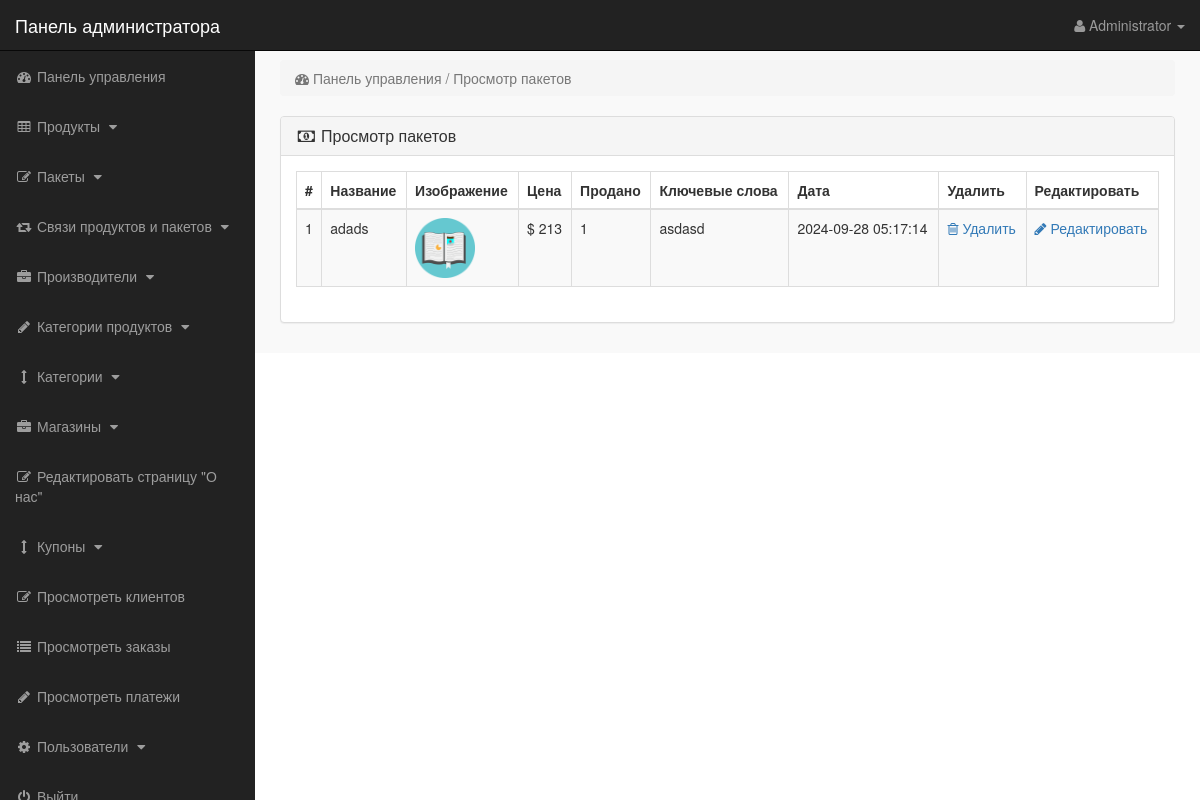
The page /admin_area/index.php?view_bundles (signed in) on the database its author committed.
### tables this page shows
CREATE TABLE `products` (
  `product_id` int(10) NOT NULL,
  `p_cat_id` int(10) NOT NULL,
  `cat_id` int(10) NOT NULL,
  `manufacturer_id` int(10) NOT NULL,
  `date` timestamp NOT NULL DEFAULT current_timestamp() ON UPDATE current_timestamp(),
  `product_title` mediumtext NOT NULL,
  `product_url` mediumtext NOT NULL,
  `product_img1` mediumtext NOT NULL,
  `product_img2` mediumtext NOT NULL,
  `product_img3` mediumtext NOT NULL,
  `product_price` int(10) NOT NULL,
  `product_psp_price` int(100) NOT NULL,
  `product_desc` mediumtext NOT NULL,
  `product_features` mediumtext NOT NULL,
  `product_video` mediumtext NOT NULL,
  `product_keywords` mediumtext NOT NULL,
  `product_label` mediumtext NOT NULL,
  `status` varchar(255) NOT NULL
);

### admin_area/view_bundles.php (the view)
<?php
if (!isset($_SESSION['admin_email'])) {
    echo "<script>window.open('login.php','_self')</script>";
} else {
?>
<div class="row">
    <div class="col-lg-12">
        <ol class="breadcrumb">
            <li class="active">
                <i class="fa fa-dashboard"></i> Панель управления / Просмотр пакетов
            </li>
        </ol>
    </div>
</div>
<div class="row">
    <div class="col-lg-12">
        <div class="panel panel-default">
            <div class="panel-heading">
                <h3 class="panel-title">
                    <i class="fa fa-money fa-fw"></i> Просмотр пакетов
                </h3>
            </div>
            <div class="panel-body">
                <div class="table-responsive">
                    <table class="table table-bordered table-hover table-striped">
                        <thead>
                            <tr>
                                <th>#</th>
                                <th>Название</th>
                                <th>Изображение</th>
                                <th>Цена</th>
                                <th>Продано</th>
                                <th>Ключевые слова</th>
                                <th>Дата</th>
                                <th>Удалить</th>
                                <th>Редактировать</th>
                            </tr>
                        </thead>
                        <tbody>
                            <?php
                            $i = 0;
                            $get_pro = "select * from products where status='bundle'";
                            $run_pro = mysqli_query($con, $get_pro);
                            while ($row_pro = mysqli_fetch_array($run_pro)) {
                                $pro_id = $row_pro['product_id'];
                                $pro_title = $row_pro['product_title'];
                                $pro_image = $row_pro['product_img1'];
                                $pro_price = $row_pro['product_price'];
                                $pro_keywords = $row_pro['product_keywords'];
                                $pro_date = $row_pro['date'];
                                $i++;
                            ?>
                            <tr>
                                <td><?php echo $i; ?></td>
                                <td><?php echo $pro_title; ?></td>
                                <td><img src="product_images/<?php echo $pro_image; ?>" width="60" height="60"></td>
                                <td>$ <?php echo $pro_price; ?></td>
                                <td>
                                    <?php
                                    $get_sold = "select * from pending_orders where product_id='$pro_id'";
                                    $run_sold = mysqli_query($con, $get_sold);
                                    $count = mysqli_num_rows($run_sold);
                                    echo $count;
                                    ?>
                                </td>
                                <td><?php echo $pro_keywords; ?></td>
                                <td><?php echo $pro_date; ?></td>
                                <td>
                                    <a href="index.php?delete_bundle=<?php echo $pro_id; ?>">
                                        <i class="fa fa-trash-o"></i> Удалить
                                    </a>
                                </td>
                                <td>
                                    <a href="index.php?edit_bundle=<?php echo $pro_id; ?>">
                                        <i class="fa fa-pencil"></i> Редактировать
                                    </a>
                                </td>
                            </tr>
                            <?php } ?>
                        </tbody>
                    </table>
                </div>
            </div>
        </div>
    </div>
</div>
<?php } ?>

### admin_area/includes/sidebar.php (shortened to what this page needs)
<?php
if (!isset($_SESSION['admin_email'])) {
    echo "<script>window.open('login.php','_self')</script>";
} else {
    ?>
    <nav class="navbar navbar-inverse navbar-fixed-top">
        <div class="navbar-header">
            <a class="navbar-brand" href="index.php?dashboard">Панель администратора</a>
        </div>
        <ul class="nav navbar-right top-nav">
            <li class="dropdown">
                <a href="#" class="dropdown-toggle" data-toggle="dropdown">
                    <i class="fa fa-user"></i>
                    <?php echo $admin_name; ?> <b class="caret"></b>
                </a>
            </li>
        </ul>
        <div class="collapse navbar-collapse navbar-ex1-collapse">
            <ul class="nav navbar-nav side-nav">
                <li>
                    <a href="index.php?dashboard">
                        <i class="fa fa-fw fa-dashboard"></i> Панель управления
                    </a>
                </li>
                <li>
                    <a href="#" data-toggle="collapse" data-target="#products">
                        <i class="fa fa-fw fa-table"></i> Продукты
                        <i class="fa fa-fw fa-caret-down"></i>
                    </a>
                </li>
                <li>
                    <a href="#" data-toggle="collapse" data-target="#bundles">
                        <i class="fa fa-fw fa-edit"></i> Пакеты
                        <i class="fa fa-fw fa-caret-down"></i>
                    </a>
                </li>
                <li>
                    <a href="#" data-toggle="collapse" data-target="#relations">
                        <i class="fa fa-fw fa-retweet"></i> Связи продуктов и пакетов
                        <i class="fa fa-fw fa-caret-down"></i>
                    </a>
                </li>
                <li>
                    <a href="#" data-toggle="collapse" data-target="#manufacturers">
                        <i class="fa fa-fw fa-briefcase"></i> Производители
                        <i class="fa fa-fw fa-caret-down"></i>
                    </a>
                </li>
                <li>
                    <a href="#" data-toggle="collapse" data-target="#p_cat">
                        <i class="fa fa-fw fa-pencil"></i> Категории продуктов
                        <i class="fa fa-fw fa-caret-down"></i>
                    </a>
                </li>
                <li>
                    <a href="#" data-toggle="collapse" data-target="#cat">
                        <i class="fa fa-fw fa-arrows-v"></i> Категории
                        <i class="fa fa-fw fa-caret-down"></i>
                    </a>
                </li>
                <li>
                    <a href="#" data-toggle="collapse" data-target="#store">
                        <i class="fa fa-fw fa-briefcase"></i> Магазины
                        <i class="fa fa-fw fa-caret-down"></i>
                    </a>
                </li>
                <li>
                    <a href="index.php?edit_about_us">
                        <i class="fa fa-fw fa-edit"></i> Редактировать страницу "О нас"
                    </a>
                </li>
                <li>
                    <a href="#" data-toggle="collapse" data-target="#coupons">
                        <i class="fa fa-fw fa-arrows-v"></i> Купоны
                        <i class="fa fa-fw fa-caret-down"></i>
                    </a>
                </li>
                <li>
                    <a href="index.php?view_customers">
                        <i class="fa fa-fw fa-edit"></i> Просмотреть клиентов
                    </a>
                </li>
                <li>
                    <a href="index.php?view_orders">
                        <i class="fa fa-fw fa-list"></i> Просмотреть заказы
                    </a>
                </li>
                <li>
                    <a href="index.php?view_payments">
                        <i class="fa fa-fw fa-pencil"></i> Просмотреть платежи
                    </a>
                </li>
                <li>
                    <a href="#" data-toggle="collapse" data-target="#users">
                        <i class="fa fa-fw fa-gear"></i> Пользователи
                        <i class="fa fa-fw fa-caret-down"></i>
                    </a>
                </li>
                <li>
                    <a href="logout.php">
                        <i class="fa fa-fw fa-power-off"></i> Выйти
                    </a>
                </li>
            </ul>
        </div>
    </nav>
<?php } ?>

### admin_area/css/style.css (style rules this page uses)
body { margin-top:100px; }
@media (min-width: 768px) { body { margin-top:50px; } }
.top-nav { padding:0 15px; }
.top-nav>li { display:inline-block; float:left; }
.top-nav>li>a { padding-top:15px; padding-bottom:15px; line-height:20px; color:#999; }
@media (min-width: 768px) { .side-nav { position:fixed; top:51px; width:255px; border-radius:0; overflow-y:auto; background-color: #222; bottom:0; overflow-x:hidden; padding-bottom:40px; } }
@media (min-width: 768px) { .side-nav>li>a { width:255px; } }
.panel-body { border-radius:5px; }

### rows shown on the page
products: product_title "adads", product_img1 (picture), product_price "213", count "1", product_keywords "asdasd", date "2024-09-28 05:17:14"

### other values the page prints
$admin_name "Administrator"
